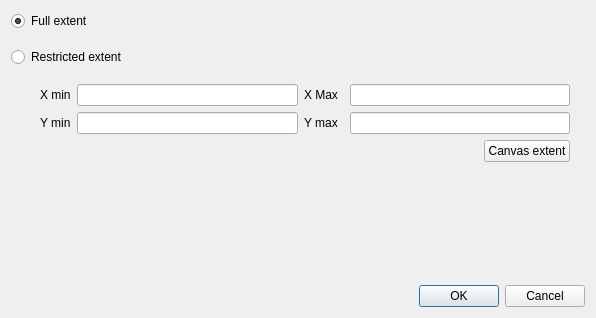
<?xml version="1.0" encoding="UTF-8"?>
<ui version="4.0">
 <class>Dialog</class>
 <widget class="QDialog" name="Dialog">
  <property name="geometry">
   <rect>
    <x>0</x>
    <y>0</y>
    <width>596</width>
    <height>318</height>
   </rect>
  </property>
  <property name="windowTitle">
   <string>Layer Extent</string>
  </property>
  <layout class="QVBoxLayout" name="verticalLayout">
   <item>
    <widget class="QRadioButton" name="radioFullExtent">
     <property name="enabled">
      <bool>true</bool>
     </property>
     <property name="sizePolicy">
      <sizepolicy hsizetype="Minimum" vsizetype="Fixed">
       <horstretch>0</horstretch>
       <verstretch>0</verstretch>
      </sizepolicy>
     </property>
     <property name="text">
      <string>Full extent</string>
     </property>
     <property name="checkable">
      <bool>true</bool>
     </property>
     <property name="checked">
      <bool>true</bool>
     </property>
    </widget>
   </item>
   <item>
    <spacer name="verticalSpacer">
     <property name="orientation">
      <enum>Qt::Vertical</enum>
     </property>
     <property name="sizeType">
      <enum>QSizePolicy::Fixed</enum>
     </property>
     <property name="sizeHint" stdset="0">
      <size>
       <width>20</width>
       <height>10</height>
      </size>
     </property>
    </spacer>
   </item>
   <item>
    <widget class="QRadioButton" name="radioRestrictedExtent">
     <property name="text">
      <string>Restricted extent</string>
     </property>
     <property name="checked">
      <bool>false</bool>
     </property>
    </widget>
   </item>
   <item>
    <widget class="QWidget" name="widgetRestrictedExtent" native="true">
     <property name="minimumSize">
      <size>
       <width>0</width>
       <height>100</height>
      </size>
     </property>
     <layout class="QVBoxLayout" name="verticalLayout_2">
      <item>
       <layout class="QHBoxLayout" name="restrictedExtentLayout">
        <property name="rightMargin">
         <number>6</number>
        </property>
        <item>
         <layout class="QGridLayout" name="gridLayout">
          <item row="0" column="2">
           <widget class="QLineEdit" name="textXMin"/>
          </item>
          <item row="2" column="2" colspan="4">
           <layout class="QHBoxLayout" name="horizontalLayout_3">
            <item>
             <spacer name="horizontalSpacer">
              <property name="orientation">
               <enum>Qt::Horizontal</enum>
              </property>
              <property name="sizeHint" stdset="0">
               <size>
                <width>40</width>
                <height>20</height>
               </size>
              </property>
             </spacer>
            </item>
            <item>
             <widget class="QPushButton" name="buttonCanvasExtent">
              <property name="text">
               <string>Canvas extent</string>
              </property>
             </widget>
            </item>
           </layout>
          </item>
          <item row="1" column="1">
           <widget class="QLabel" name="label_3">
            <property name="text">
             <string>Y min</string>
            </property>
           </widget>
          </item>
          <item row="1" column="5">
           <widget class="QLineEdit" name="textYMax"/>
          </item>
          <item row="1" column="3">
           <widget class="QLabel" name="label_4">
            <property name="text">
             <string>Y max</string>
            </property>
           </widget>
          </item>
          <item row="0" column="5">
           <widget class="QLineEdit" name="textXMax"/>
          </item>
          <item row="0" column="3">
           <widget class="QLabel" name="label_2">
            <property name="text">
             <string>X Max</string>
            </property>
           </widget>
          </item>
          <item row="0" column="1">
           <widget class="QLabel" name="label">
            <property name="text">
             <string>X min</string>
            </property>
           </widget>
          </item>
          <item row="1" column="2">
           <widget class="QLineEdit" name="textYMin"/>
          </item>
          <item row="0" column="0">
           <spacer name="horizontalSpacer_2">
            <property name="orientation">
             <enum>Qt::Horizontal</enum>
            </property>
            <property name="sizeType">
             <enum>QSizePolicy::Fixed</enum>
            </property>
            <property name="sizeHint" stdset="0">
             <size>
              <width>20</width>
              <height>20</height>
             </size>
            </property>
           </spacer>
          </item>
         </layout>
        </item>
       </layout>
      </item>
     </layout>
    </widget>
   </item>
   <item>
    <spacer name="verticalSpacer_2">
     <property name="orientation">
      <enum>Qt::Vertical</enum>
     </property>
     <property name="sizeHint" stdset="0">
      <size>
       <width>20</width>
       <height>5</height>
      </size>
     </property>
    </spacer>
   </item>
   <item>
    <widget class="QDialogButtonBox" name="buttonBox">
     <property name="standardButtons">
      <set>QDialogButtonBox::Cancel|QDialogButtonBox::Ok</set>
     </property>
    </widget>
   </item>
  </layout>
 </widget>
 <resources/>
 <connections/>
</ui>
